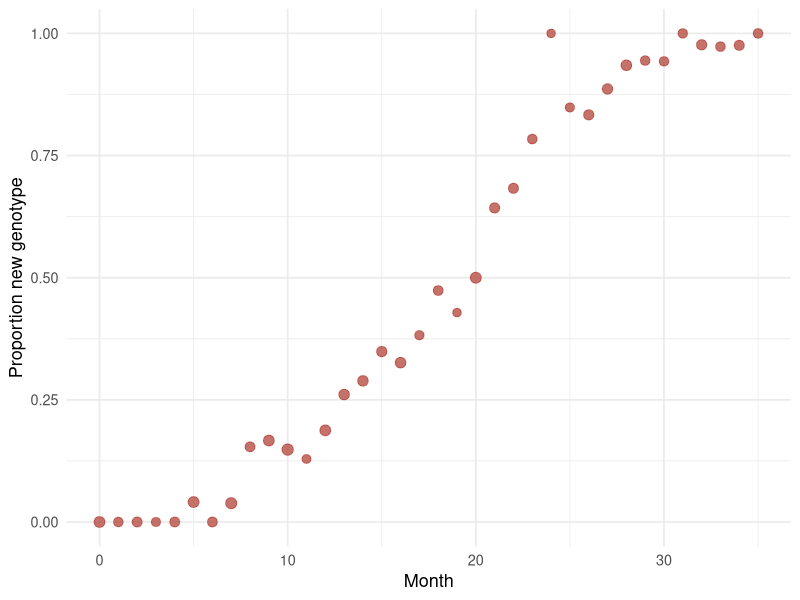
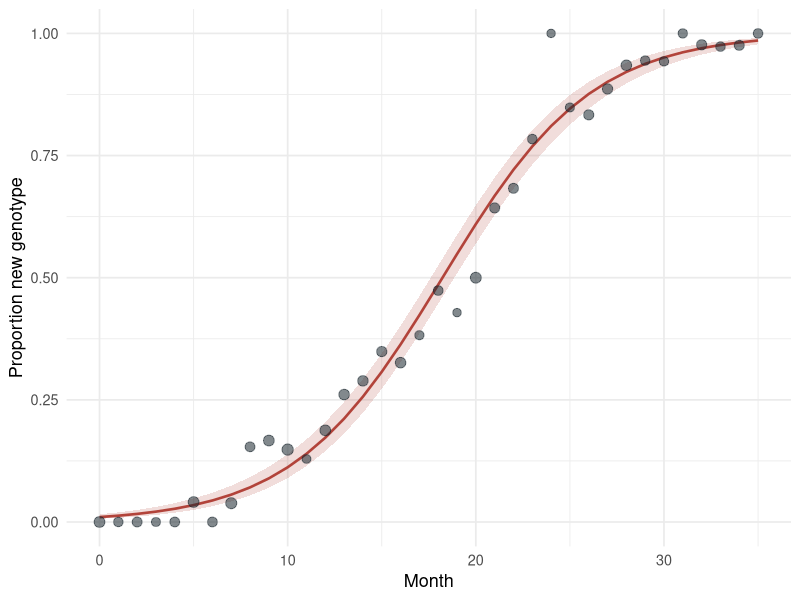

Source code (R) for these figures, in order:
## ---- chunk 1
library(dplyr)
library(ggplot2)

set.seed(42)

months <- 0:35
true_growth <- 0.25

seqs <- tibble(
  month = months,
  n = rpois(length(months), 40),
  new = rbinom(length(months), n, plogis(true_growth * (months - 18))),
  old = n - new
)

head(seqs)
## ---- chunk 2
#| fig-cap: "Share of sequences belonging to the new genotype each month. Point size shows the number of sequences."
#| fig-alt: "Scatter plot of the monthly share of sequences that belong to the new genotype over 36 months. The share stays close to 0 for the first six months, passes one half around month 18 and is close to 1 by month 30. Larger points mark months with more sequences."
#| fig-width: 7
#| fig-height: 3.6
ggplot(seqs, aes(month, new / n)) +
  geom_point(aes(size = n), colour = "#B2433A", alpha = 0.75) +
  scale_size_area(max_size = 3.5, guide = "none") +
  labs(x = "Month", y = "Proportion new genotype") +
  theme_minimal(base_size = 13)
## ---- chunk 3
fit <- glm(cbind(new, old) ~ month, family = binomial, data = seqs)

coef(summary(fit))
## ---- chunk 4
#| fig-cap: "Fitted logistic curve with a 95% confidence interval."
#| fig-alt: "The same monthly proportions with a fitted S-shaped logistic curve rising from near 0 to near 1, crossing one half around month 18, inside a narrow shaded 95% confidence band that follows the points closely."
#| fig-width: 7
#| fig-height: 3.6
pred <- predict(fit, se.fit = TRUE)

seqs <- seqs |>
  mutate(
    fit = plogis(pred$fit),
    lo = plogis(pred$fit - 1.96 * pred$se.fit),
    hi = plogis(pred$fit + 1.96 * pred$se.fit)
  )

ggplot(seqs, aes(month)) +
  geom_ribbon(aes(ymin = lo, ymax = hi), fill = "#B2433A", alpha = 0.18) +
  geom_line(aes(y = fit), colour = "#B2433A", linewidth = 0.9) +
  geom_point(aes(y = new / n, size = n), colour = "#1D2930", alpha = 0.55) +
  scale_size_area(max_size = 3.5, guide = "none") +
  labs(x = "Month", y = "Proportion new genotype") +
  theme_minimal(base_size = 13)
## ---- chunk 5
growth <- coef(fit)[["month"]]

c(growth = growth, odds_ratio_per_month = exp(growth))
